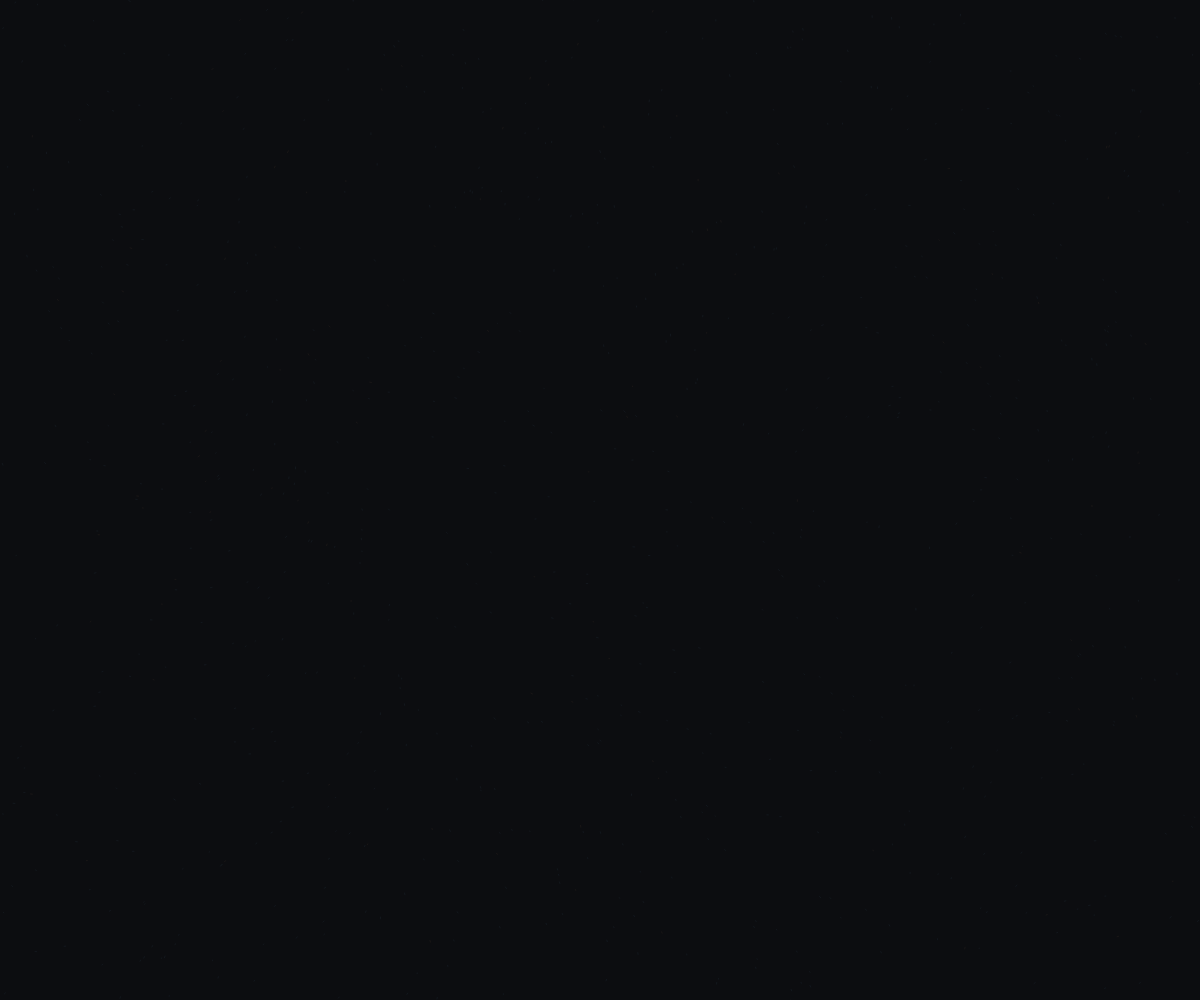
Frame 1 (no input)
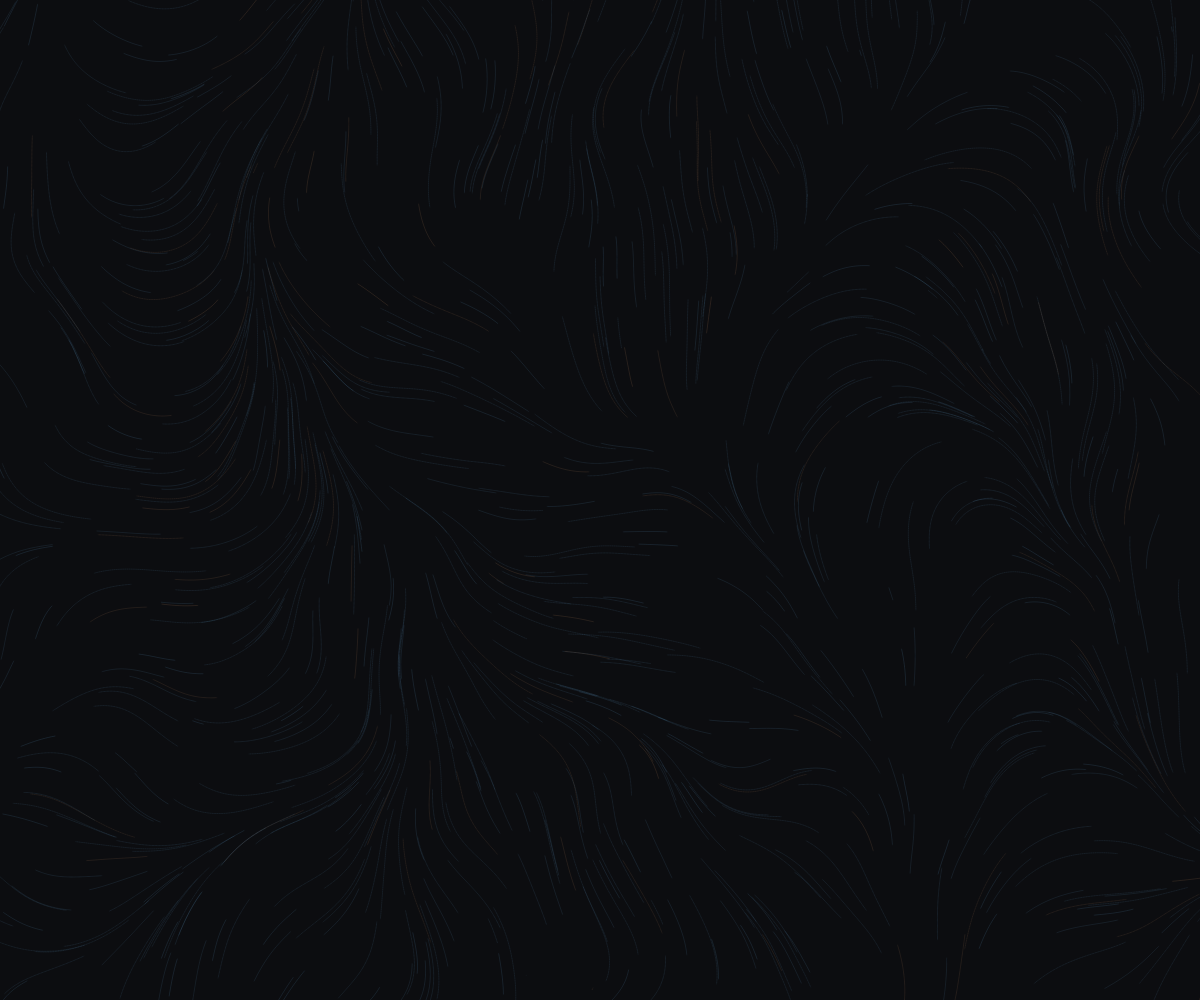
Frame 60 (no input)
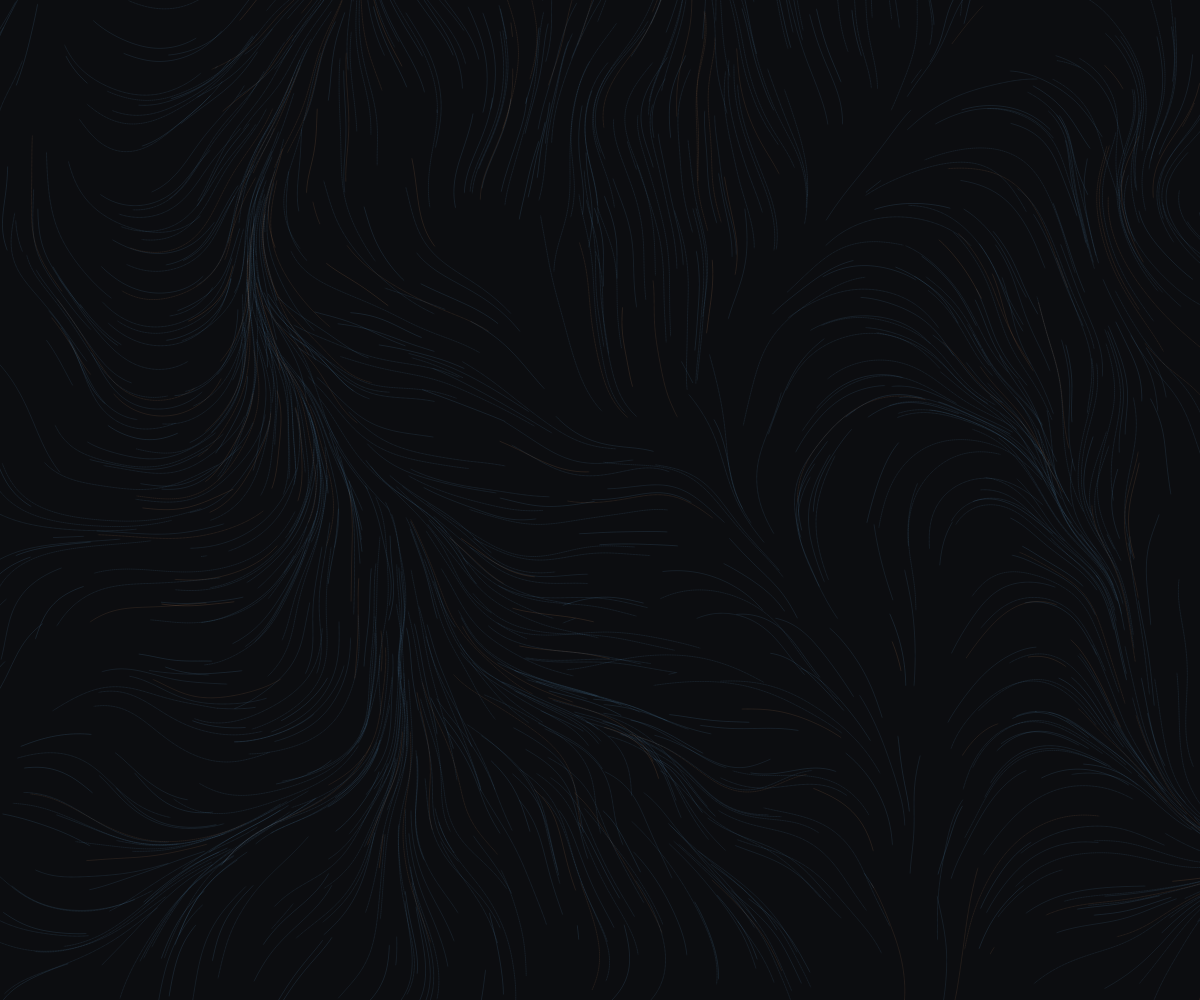
Frame 120 (the mouse pressed at the canvas centre since frame 60)

The p5.js sketch that drew these frames (run headless with seeded random() and noise() and a simulated clock; from frame 60 on, the mouse is pressed at the canvas centre):

// p5.js sketch
// ── sketch.js
/**
 * Flow Field — p5.js port of a Processing sketch.
 *
 * Particles sample a static Perlin noise field; only the third noise
 * dimension advances, so the movement reads as a current rather than jitter.
 * Each particle draws exactly one line per frame at low alpha, which is what
 * builds the trail.
 */

const PARTICLE_COUNT = 900;
const NOISE_SCALE = 0.0016;
const TRAIL_ALPHA = 14;
const Z_STEP = 0.0008;

let particles = [];
let zoff = 0;

class Particle {
  constructor() {
    this.reset();
    this.warm = random() < 0.12;
  }

  reset() {
    this.x = random(-20, width + 20);
    this.y = random(-20, height + 20);
    this.prevX = this.x;
    this.prevY = this.y;
    this.speed = random(0.6, 1.9);
  }

  step() {
    const angle = noise(this.x * NOISE_SCALE, this.y * NOISE_SCALE, zoff) * TAU * 2;

    this.prevX = this.x;
    this.prevY = this.y;
    this.x += cos(angle) * this.speed;
    this.y += sin(angle) * this.speed;

    if (this.x < -20 || this.x > width + 20 || this.y < -20 || this.y > height + 20) {
      this.reset();
    }
  }

  show() {
    if (this.warm) stroke(255, 176, 120, TRAIL_ALPHA);
    else stroke(120, 190, 255, TRAIL_ALPHA);
    line(this.prevX, this.prevY, this.x, this.y);
  }
}

function setup() {
  const canvas = createCanvas(windowWidth, windowHeight);
  canvas.parent(document.body);
  pixelDensity(Math.min(2, window.devicePixelRatio || 1));
  noFill();
  strokeCap(ROUND);
  reset();
}

function reset() {
  background(12, 13, 16);
  particles = Array.from({ length: PARTICLE_COUNT }, () => new Particle());
  zoff = 0;
}

function draw() {
  for (const particle of particles) {
    particle.step();
    particle.show();
  }
  zoff += Z_STEP;
}

function windowResized() {
  resizeCanvas(windowWidth, windowHeight);
  reset();
}

// Stop burning frames when the tab is hidden.
document.addEventListener('visibilitychange', () => {
  if (document.hidden) noLoop();
  else loop();
});

// ── sketch.html
<!doctype html>
<html lang="en">
  <head>
    <meta charset="utf-8" />
    <meta name="viewport" content="width=device-width, initial-scale=1" />
    <title>Flow Field — sketch</title>
    <style>
      html,
      body {
        margin: 0;
        height: 100%;
        overflow: hidden;
        background: #0c0d10;
      }
      canvas {
        display: block;
      }
    </style>
  </head>
  <body>
    <script src="../vendor/p5.min.js"></script>
    <script src="./sketch.js"></script>
  </body>
</html>
